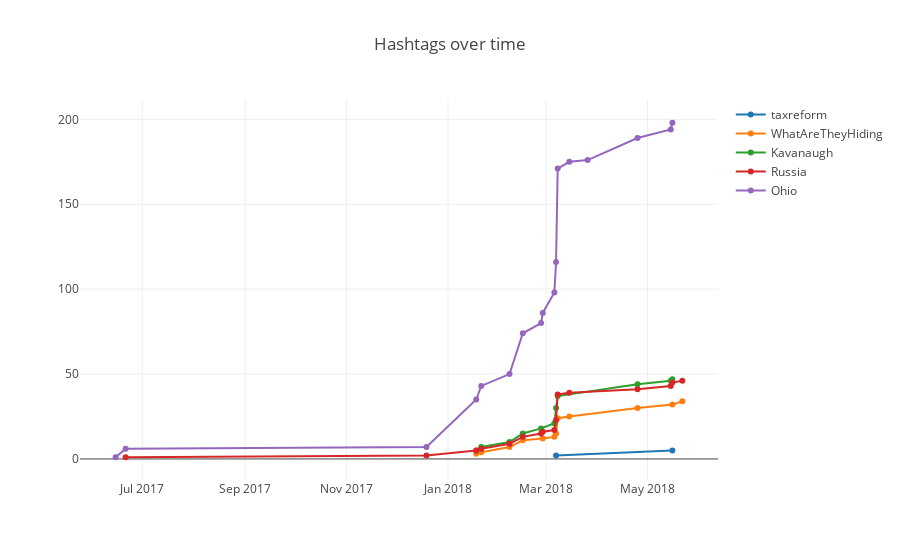

The cell this chart's notebook holds for it:
### Code cell
import plotly.graph_objs as go
import pandas as pd

def get_tagdf(tag_name, d_tags,  cumsum=True):
    if not d_tags[tag_name]:
        return
    taggis = d_tags[tag_name]
    taggis.sort()

    df_date_tag = pd.DataFrame(taggis)
    df_date_tag = df_date_tag.groupby(0).sum()
    if cumsum:
        df_date_tag = df_date_tag.cumsum()
    return go.Scatter(x=df_date_tag.index, y=df_date_tag[1], name=tag_name)

tag_names = ['obamacare', 
             'trumpcare', 
             'taxreform', 
             'netneutrality', 
             'WhatAreTheyHiding',
            'Kavanaugh',
            'Russia','Ohio']

dts = [get_tagdf(tn, date_tag) for tn in tag_names]

data = [dt for dt in dts if dt]

layout = dict(
    title = "Hashtags over time"
)

fig = dict(data=data, layout=layout)

py.iplot(fig, filename = 'Hashtags over time over all senators')

### Figure 1 — Plotly figure (JSON) as saved in the notebook; plotly's stock layout.template omitted (floating-point values rounded to 4 significant figures)
{"data": [{"name": "taxreform", "type": "scatter", "uid": "5d9fbc67-237a-4b00-ba2c-fe9f74db6737", "x": ["2018-03-07", "2018-05-16"], "y": [2, 5]}, {"name": "WhatAreTheyHiding", "type": "scatter", "uid": "99eae8a5-b088-45c3-9ed7-e03765141d1c", "x": ["2018-01-18", "2018-01-21", "2018-02-07", "2018-02-15", "2018-02-27", "2018-03-06", "2018-03-07", "2018-03-08", "2018-03-15", "2018-04-25", "2018-05-16", "2018-05-22"], "y": [3, 4, 7, 11, 12, 13, 15, 24, 25, 30, 32, 34]}, {"name": "Kavanaugh", "type": "scatter", "uid": "a4503411-9671-42e8-9fef-2ad1ea20cac7", "x": ["2018-01-18", "2018-01-21", "2018-02-07", "2018-02-15", "2018-02-26", "2018-03-06", "2018-03-07", "2018-03-08", "2018-04-25", "2018-05-15", "2018-05-16"], "y": [5, 7, 10, 15, 18, 21, 30, 37, 44, 46, 47]}, {"name": "Russia", "type": "scatter", "uid": "963afeda-bc30-4921-a0ac-53753421e11b", "x": ["2017-06-21", "2017-12-19", "2018-01-18", "2018-01-21", "2018-02-07", "2018-02-15", "2018-02-26", "2018-02-27", "2018-03-06", "2018-03-07", "2018-03-08", "2018-03-15", "2018-04-25", "2018-05-15", "2018-05-16", "2018-05-22"], "y": [1, 2, 5, 6, 9, 13, 15, 16, 17, 23, 38, 39, 41, 43, 45, 46]}, {"name": "Ohio", "type": "scatter", "uid": "88e89d34-78ce-4f8f-b763-58d6640cefc7", "x": ["2017-06-15", "2017-06-21", "2017-12-19", "2018-01-18", "2018-01-21", "2018-02-07", "2018-02-15", "2018-02-26", "2018-02-27", "2018-03-06", "2018-03-07", "2018-03-08", "2018-03-15", "2018-03-26", "2018-04-25", "2018-05-15", "2018-05-16"], "y": [1, 6, 7, 35, 43, 50, 74, 80, 86, 98, 116, 171, 175, 176, 189, 194, 198]}], "layout": {"title": {"text": "Hashtags over time"}}}
